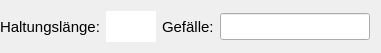
      <widget class="QWidget" name="layoutWidget">
       <property name="geometry">
        <rect>
         <x>320</x>
         <y>220</y>
         <width>381</width>
         <height>33</height>
        </rect>
       </property>
       <layout class="QHBoxLayout" name="horizontalLayout_8">
        <property name="leftMargin">
         <number>0</number>
        </property>
        <item>
         <widget class="QLabel" name="label_18">
          <property name="minimumSize">
           <size>
            <width>100</width>
            <height>31</height>
           </size>
          </property>
          <property name="maximumSize">
           <size>
            <width>100</width>
            <height>31</height>
           </size>
          </property>
          <property name="font">
           <font>
            <pointsize>11</pointsize>
           </font>
          </property>
          <property name="midLineWidth">
           <number>3</number>
          </property>
          <property name="text">
           <string>Haltungslänge:</string>
          </property>
          <property name="scaledContents">
           <bool>true</bool>
          </property>
         </widget>
        </item>
        <item>
         <widget class="QLineEdit" name="laenge">
          <property name="minimumSize">
           <size>
            <width>50</width>
            <height>31</height>
           </size>
          </property>
          <property name="maximumSize">
           <size>
            <width>50</width>
            <height>31</height>
           </size>
          </property>
          <property name="font">
           <font>
            <pointsize>12</pointsize>
           </font>
          </property>
          <property name="text">
           <string/>
          </property>
          <property name="frame">
           <bool>false</bool>
          </property>
         </widget>
        </item>
        <item>
         <layout class="QHBoxLayout" name="horizontalLayout_16"/>
        </item>
        <item>
         <widget class="QLabel" name="label_11">
          <property name="font">
           <font>
            <pointsize>11</pointsize>
           </font>
          </property>
          <property name="text">
           <string>Gefälle:</string>
          </property>
         </widget>
        </item>
        <item>
         <widget class="QLineEdit" name="haltungsgefaelle">
          <property name="font">
           <font>
            <pointsize>12</pointsize>
           </font>
          </property>
         </widget>
        </item>
       </layout>
       <zorder>laenge</zorder>
       <zorder>label_11</zorder>
       <zorder>haltungsgefaelle</zorder>
       <zorder>label_18</zorder>
      </widget>
